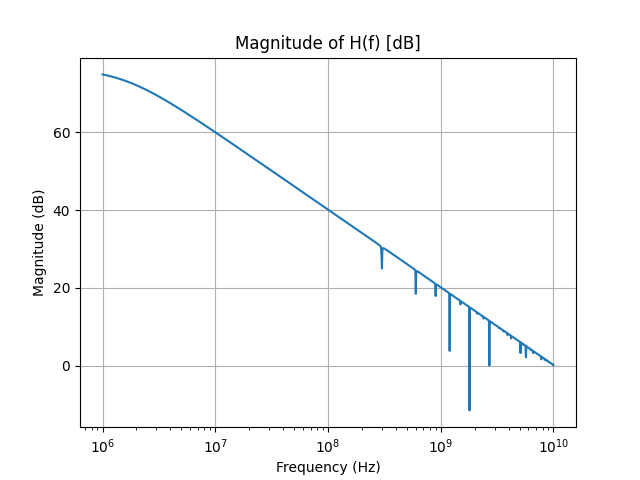

The Python source for this figure:
import numpy as np
import matplotlib.pyplot as plt
N = 8
f_clk = 2.4e9         
T_clk = 1.0 / f_clk   
T = N * T_clk        
C_H = 15.425e-12      
C_R = 0.5e-12        
f_min = 1e6           
f_max = 1e10          
num_points = 1000
f = np.logspace(np.log10(f_min), np.log10(f_max), num_points)
omega = 2 * np.pi * f
#    H(f) = [ 1 / ( j·2πf·(CH+CR) ) ] * [ 1 - e^(-jωT) ] / [ 1 - (CH/(CH+CR))· e^(-jωT) ]
num = (1 - np.exp(-1j * omega * T)) / (1j * omega * (C_H + C_R))
den = 1 - (C_H / (C_H + C_R)) * np.exp(-1j * omega * T)
H = num / den
H_mag_dB = 20 * np.log10(np.abs(H))
H_phase_deg = np.angle(H, deg=True)

plt.figure()
plt.title("Magnitude of H(f) [dB]")
plt.xscale('log')
plt.plot(f, H_mag_dB)
plt.xlabel("Frequency (Hz)")
plt.ylabel("Magnitude (dB)")
plt.grid(True)
plt.show()
plt.figure()
plt.title("Phase of H(f) [degrees]")
plt.xscale('log')
plt.plot(f, H_phase_deg)
plt.xlabel("Frequency (Hz)")
plt.ylabel("Phase (degrees)")
plt.grid(True)
plt.show()
